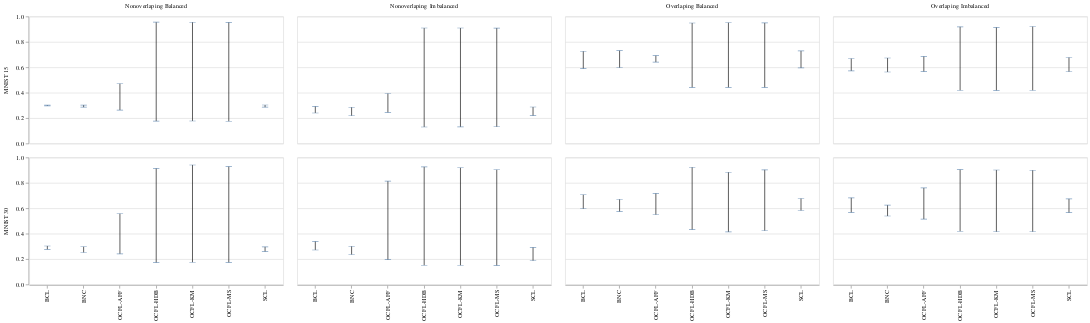

Write notebook code for a chart like this one.
### Code cell
# select only those rows where the attribute "dataset" is equal to "MNIST 15" or to "MNIST 30"
base = alt.Chart(dfl2[dfl2['dataset'].isin(['MNIST 15', 'MNIST 30'])]).encode(
    alt.X('index:N', title=None),
)

acc = base.mark_line().encode(
    alt.Y('PF1:Q', title='F1', axis=alt.Axis(tickCount = 5, tickRound=False)),
    alt.Y2('GF1:Q'),
)

pa = base.mark_tick(size=10).encode(
    alt.Y('PF1:Q', title=None),
)

ga = base.mark_tick(size=10).encode(
    alt.Y('GF1:Q', title=None),
)

    
((acc + pa + ga).properties(height=200, width=400)
    .facet(
        column=alt.Column('splitting:N', title=None), 
        row=alt.Column('dataset:N', title=None))
 .interactive())

### Figure 1 — Vega-Lite specification as saved in the notebook (floating-point values rounded to 4 significant figures)
{"config": {"view": {"continuousWidth": 300, "continuousHeight": 300}}, "data": {"name": "data-dedfbafbc693ab31ab0a6f653b206d53"}, "facet": {"column": {"field": "splitting", "title": null, "type": "nominal"}, "row": {"field": "dataset", "title": null, "type": "nominal"}}, "spec": {"layer": [{"mark": {"type": "line"}, "encoding": {"x": {"field": "index", "title": null, "type": "nominal"}, "y": {"axis": {"tickCount": 5, "tickRound": false}, "field": "PF1", "title": "F1", "type": "quantitative"}, "y2": {"field": "GF1"}}, "name": "view_4"}, {"mark": {"type": "tick", "size": 10}, "encoding": {"x": {"field": "index", "title": null, "type": "nominal"}, "y": {"field": "PF1", "title": null, "type": "quantitative"}}}, {"mark": {"type": "tick", "size": 10}, "encoding": {"x": {"field": "index", "title": null, "type": "nominal"}, "y": {"field": "GF1", "title": null, "type": "quantitative"}}}], "height": 200, "width": 400}, "params": [{"name": "param_4", "select": {"type": "interval", "encodings": ["x", "y"]}, "bind": "scales", "views": ["view_4"]}], "$schema": "https://vega.github.io/schema/vega-lite/v5.20.1.json", "datasets": {"data-dedfbafbc693ab31ab0a6f653b206d53": [{"index": "BNC", "PA": 0.8445, "PF1": 0.3025, "GA": 0.3912, "GF1": 0.2861, "DIST": 0.457, "scenario": "MNIST_15_nonoverlaping_balanced", "dataset": "MNIST 15", "splitting": "Nonoverlaping Balanced"}, {"index": "SCL", "PA": 0.8447, "PF1": 0.3029, "GA": 0.3915, "GF1": 0.2861, "DIST": 0.4571, "scenario": "MNIST_15_nonoverlaping_balanced", "dataset": "MNIST 15", "splitting": "Nonoverlaping Balanced"}, {"index": "BCL", "PA": 0.8422, "PF1": 0.3023, "GA": 0.4012, "GF1": 0.2967, "DIST": 0.4471, "scenario": "MNIST_15_nonoverlaping_balanced", "dataset": "MNIST 15", "splitting": "Nonoverlaping Balanced"}, {"index": "OCFL-KM", "PA": 0.9629, "PF1": 0.9552, "GA": 0.3237, "GF1": 0.1776, "DIST": 0.6419, "scenario": "MNIST_15_nonoverlaping_balanced", "dataset": "MNIST 15", "splitting": "Nonoverlaping Balanced"}, {"index": "OCFL-AFF", "PA": 0.8455, "PF1": 0.4707, "GA": 0.382, "GF1": 0.2634, "DIST": 0.4798, "scenario": "MNIST_15_nonoverlaping_balanced", "dataset": "MNIST 15", "splitting": "Nonoverlaping Balanced"}, {"index": "OCFL-MS", "PA": 0.9653, "PF1": 0.954, "GA": 0.3231, "GF1": 0.1756, "DIST": 0.6422, "scenario": "MNIST_15_nonoverlaping_balanced", "dataset": "MNIST 15", "splitting": "Nonoverlaping Balanced"}, {"index": "OCFL-HDB", "PA": 0.9614, "PF1": 0.9554, "GA": 0.3237, "GF1": 0.1763, "DIST": 0.6418, "scenario": "MNIST_15_nonoverlaping_balanced", "dataset": "MNIST 15", "splitting": "Nonoverlaping Balanced"}, {"index": "BNC", "PA": 0.8763, "PF1": 0.2856, "GA": 0.3174, "GF1": 0.2185, "DIST": 0.5761, "scenario": "MNIST_15_nonoverlaping_imbalanced", "dataset": "MNIST 15", "splitting": "Nonoverlaping Imbalanced"}, {"index": "SCL", "PA": 0.8769, "PF1": 0.2873, "GA": 0.3182, "GF1": 0.2194, "DIST": 0.5756, "scenario": "MNIST_15_nonoverlaping_imbalanced", "dataset": "MNIST 15", "splitting": "Nonoverlaping Imbalanced"}, {"index": "BCL", "PA": 0.8904, "PF1": 0.2927, "GA": 0.3372, "GF1": 0.2403, "DIST": 0.5629, "scenario": "MNIST_15_nonoverlaping_imbalanced", "dataset": "MNIST 15", "splitting": "Nonoverlaping Imbalanced"}, {"index": "OCFL-KM", "PA": 0.9687, "PF1": 0.9094, "GA": 0.2614, "GF1": 0.131, "DIST": 0.7144, "scenario": "MNIST_15_nonoverlaping_imbalanced", "dataset": "MNIST 15", "splitting": "Nonoverlaping Imbalanced"}, {"index": "OCFL-AFF", "PA": 0.8507, "PF1": 0.3935, "GA": 0.3383, "GF1": 0.2447, "DIST": 0.5284, "scenario": "MNIST_15_nonoverlaping_imbalanced", "dataset": "MNIST 15", "splitting": "Nonoverlaping Imbalanced"}, {"index": "OCFL-MS", "PA": 0.9719, "PF1": 0.9089, "GA": 0.2618, "GF1": 0.1318, "DIST": 0.7155, "scenario": "MNIST_15_nonoverlaping_imbalanced", "dataset": "MNIST 15", "splitting": "Nonoverlaping Imbalanced"}, {"index": "OCFL-HDB", "PA": 0.9685, "PF1": 0.9094, "GA": 0.261, "GF1": 0.1303, "DIST": 0.7143, "scenario": "MNIST_15_nonoverlaping_imbalanced", "dataset": "MNIST 15", "splitting": "Nonoverlaping Imbalanced"}, {"index": "BNC", "PA": 0.9334, "PF1": 0.5969, "GA": 0.7624, "GF1": 0.7312, "DIST": 0.1726, "scenario": "MNIST_15_overlaping_balanced", "dataset": "MNIST 15", "splitting": "Overlaping Balanced"}, {"index": "SCL", "PA": 0.9334, "PF1": 0.5953, "GA": 0.7607, "GF1": 0.7292, "DIST": 0.1744, "scenario": "MNIST_15_overlaping_balanced", "dataset": "MNIST 15", "splitting": "Overlaping Balanced"}, {"index": "BCL", "PA": 0.9316, "PF1": 0.59, "GA": 0.759, "GF1": 0.7267, "DIST": 0.1745, "scenario": "MNIST_15_overlaping_balanced", "dataset": "MNIST 15", "splitting": "Overlaping Balanced"}, {"index": "OCFL-KM", "PA": 0.9568, "PF1": 0.9512, "GA": 0.5728, "GF1": 0.4423, "DIST": 0.3854, "scenario": "MNIST_15_overlaping_balanced", "dataset": "MNIST 15", "splitting": "Overlaping Balanced"}, {"index": "OCFL-AFF", "PA": 0.9119, "PF1": 0.6919, "GA": 0.6969, "GF1": 0.6413, "DIST": 0.2253, "scenario": "MNIST_15_overlaping_balanced", "dataset": "MNIST 15", "splitting": "Overlaping Balanced"}, {"index": "OCFL-MS", "PA": 0.9549, "PF1": 0.9495, "GA": 0.572, "GF1": 0.4421, "DIST": 0.3844, "scenario": "MNIST_15_overlaping_balanced", "dataset": "MNIST 15", "splitting": "Overlaping Balanced"}, {"index": "OCFL-HDB", "PA": 0.9542, "PF1": 0.949, "GA": 0.5721, "GF1": 0.4418, "DIST": 0.3832, "scenario": "MNIST_15_overlaping_balanced", "dataset": "MNIST 15", "splitting": "Overlaping Balanced"}, {"index": "BNC", "PA": 0.9316, "PF1": 0.5633, "GA": 0.7125, "GF1": 0.6734, "DIST": 0.2202, "scenario": "MNIST_15_overlaping_imbalanced", "dataset": "MNIST 15", "splitting": "Overlaping Imbalanced"}, {"index": "SCL", "PA": 0.9316, "PF1": 0.5651, "GA": 0.7158, "GF1": 0.6774, "DIST": 0.2168, "scenario": "MNIST_15_overlaping_imbalanced", "dataset": "MNIST 15", "splitting": "Overlaping Imbalanced"}, {"index": "BCL", "PA": 0.9355, "PF1": 0.5717, "GA": 0.7084, "GF1": 0.6689, "DIST": 0.2277, "scenario": "MNIST_15_overlaping_imbalanced", "dataset": "MNIST 15", "splitting": "Overlaping Imbalanced"}, {"index": "OCFL-KM", "PA": 0.9614, "PF1": 0.9147, "GA": 0.5386, "GF1": 0.4185, "DIST": 0.4239, "scenario": "MNIST_15_overlaping_imbalanced", "dataset": "MNIST 15", "splitting": "Overlaping Imbalanced"}, {"index": "OCFL-AFF", "PA": 0.9042, "PF1": 0.686, "GA": 0.63, "GF1": 0.5664, "DIST": 0.2853, "scenario": "MNIST_15_overlaping_imbalanced", "dataset": "MNIST 15", "splitting": "Overlaping Imbalanced"}, {"index": "OCFL-MS", "PA": 0.9628, "PF1": 0.9212, "GA": 0.5402, "GF1": 0.4191, "DIST": 0.424, "scenario": "MNIST_15_overlaping_imbalanced", "dataset": "MNIST 15", "splitting": "Overlaping Imbalanced"}, {"index": "OCFL-HDB", "PA": 0.9624, "PF1": 0.9187, "GA": 0.5402, "GF1": 0.419, "DIST": 0.4233, "scenario": "MNIST_15_overlaping_imbalanced", "dataset": "MNIST 15", "splitting": "Overlaping Imbalanced"}, {"index": "BNC", "PA": 0.8106, "PF1": 0.297, "GA": 0.3642, "GF1": 0.2521, "DIST": 0.4526, "scenario": "MNIST_30_nonoverlaping_balanced", "dataset": "MNIST 30", "splitting": "Nonoverlaping Balanced"}, {"index": "SCL", "PA": 0.8035, "PF1": 0.296, "GA": 0.3683, "GF1": 0.259, "DIST": 0.447, "scenario": "MNIST_30_nonoverlaping_balanced", "dataset": "MNIST 30", "splitting": "Nonoverlaping Balanced"}, {"index": "BCL", "PA": 0.8247, "PF1": 0.3031, "GA": 0.3832, "GF1": 0.2769, "DIST": 0.4496, "scenario": "MNIST_30_nonoverlaping_balanced", "dataset": "MNIST 30", "splitting": "Nonoverlaping Balanced"}, {"index": "OCFL-KM", "PA": 0.9435, "PF1": 0.9412, "GA": 0.3158, "GF1": 0.1752, "DIST": 0.6338, "scenario": "MNIST_30_nonoverlaping_balanced", "dataset": "MNIST 30", "splitting": "Nonoverlaping Balanced"}, {"index": "OCFL-AFF", "PA": 0.8398, "PF1": 0.5571, "GA": 0.3652, "GF1": 0.2415, "DIST": 0.505, "scenario": "MNIST_30_nonoverlaping_balanced", "dataset": "MNIST 30", "splitting": "Nonoverlaping Balanced"}, {"index": "OCFL-MS", "PA": 0.9349, "PF1": 0.9282, "GA": 0.3158, "GF1": 0.1738, "DIST": 0.6256, "scenario": "MNIST_30_nonoverlaping_balanced", "dataset": "MNIST 30", "splitting": "Nonoverlaping Balanced"}, {"index": "OCFL-HDB", "PA": 0.9249, "PF1": 0.9141, "GA": 0.3145, "GF1": 0.1726, "DIST": 0.6213, "scenario": "MNIST_30_nonoverlaping_balanced", "dataset": "MNIST 30", "splitting": "Nonoverlaping Balanced"}, {"index": "BNC", "PA": 0.7699, "PF1": 0.3009, "GA": 0.3396, "GF1": 0.2358, "DIST": 0.451, "scenario": "MNIST_30_nonoverlaping_imbalanced", "dataset": "MNIST 30", "splitting": "Nonoverlaping Imbalanced"}, {"index": "SCL", "PA": 0.7588, "PF1": 0.2926, "GA": 0.3013, "GF1": 0.187, "DIST": 0.4763, "scenario": "MNIST_30_nonoverlaping_imbalanced", "dataset": "MNIST 30", "splitting": "Nonoverlaping Imbalanced"}, {"index": "BCL", "PA": 0.8142, "PF1": 0.3393, "GA": 0.3717, "GF1": 0.2718, "DIST": 0.4552, "scenario": "MNIST_30_nonoverlaping_imbalanced", "dataset": "MNIST 30", "splitting": "Nonoverlaping Imbalanced"}, {"index": "OCFL-KM", "PA": 0.9634, "PF1": 0.9188, "GA": 0.2909, "GF1": 0.1514, "DIST": 0.6787, "scenario": "MNIST_30_nonoverlaping_imbalanced", "dataset": "MNIST 30", "splitting": "Nonoverlaping Imbalanced"}, {"index": "OCFL-AFF", "PA": 0.8931, "PF1": 0.814, "GA": 0.3187, "GF1": 0.1953, "DIST": 0.5929, "scenario": "MNIST_30_nonoverlaping_imbalanced", "dataset": "MNIST 30", "splitting": "Nonoverlaping Imbalanced"}, {"index": "OCFL-MS", "PA": 0.95, "PF1": 0.903, "GA": 0.2889, "GF1": 0.1501, "DIST": 0.6711, "scenario": "MNIST_30_nonoverlaping_imbalanced", "dataset": "MNIST 30", "splitting": "Nonoverlaping Imbalanced"}, {"index": "OCFL-HDB", "PA": 0.9749, "PF1": 0.9258, "GA": 0.2919, "GF1": 0.1518, "DIST": 0.6855, "scenario": "MNIST_30_nonoverlaping_imbalanced", "dataset": "MNIST 30", "splitting": "Nonoverlaping Imbalanced"}, {"index": "BNC", "PA": 0.8791, "PF1": 0.5742, "GA": 0.7087, "GF1": 0.6707, "DIST": 0.1753, "scenario": "MNIST_30_overlaping_balanced", "dataset": "MNIST 30", "splitting": "Overlaping Balanced"}, {"index": "SCL", "PA": 0.8856, "PF1": 0.5824, "GA": 0.7134, "GF1": 0.677, "DIST": 0.1772, "scenario": "MNIST_30_overlaping_balanced", "dataset": "MNIST 30", "splitting": "Overlaping Balanced"}, {"index": "BCL", "PA": 0.9069, "PF1": 0.596, "GA": 0.7389, "GF1": 0.7063, "DIST": 0.1709, "scenario": "MNIST_30_overlaping_balanced", "dataset": "MNIST 30", "splitting": "Overlaping Balanced"}, {"index": "OCFL-KM", "PA": 0.8949, "PF1": 0.8841, "GA": 0.5347, "GF1": 0.4138, "DIST": 0.3652, "scenario": "MNIST_30_overlaping_balanced", "dataset": "MNIST 30", "splitting": "Overlaping Balanced"}, {"index": "OCFL-AFF", "PA": 0.8904, "PF1": 0.7173, "GA": 0.6248, "GF1": 0.5493, "DIST": 0.2875, "scenario": "MNIST_30_overlaping_balanced", "dataset": "MNIST 30", "splitting": "Overlaping Balanced"}, {"index": "OCFL-MS", "PA": 0.9115, "PF1": 0.9029, "GA": 0.5461, "GF1": 0.4235, "DIST": 0.3699, "scenario": "MNIST_30_overlaping_balanced", "dataset": "MNIST 30", "splitting": "Overlaping Balanced"}, {"index": "OCFL-HDB", "PA": 0.9301, "PF1": 0.9234, "GA": 0.5542, "GF1": 0.4319, "DIST": 0.3786, "scenario": "MNIST_30_overlaping_balanced", "dataset": "MNIST 30", "splitting": "Overlaping Balanced"}, {"index": "BNC", "PA": 0.8605, "PF1": 0.5388, "GA": 0.6616, "GF1": 0.6247, "DIST": 0.2059, "scenario": "MNIST_30_overlaping_imbalanced", "dataset": "MNIST 30", "splitting": "Overlaping Imbalanced"}, {"index": "SCL", "PA": 0.9021, "PF1": 0.5654, "GA": 0.7052, "GF1": 0.6741, "DIST": 0.1993, "scenario": "MNIST_30_overlaping_imbalanced", "dataset": "MNIST 30", "splitting": "Overlaping Imbalanced"}, {"index": "BCL", "PA": 0.9015, "PF1": 0.5673, "GA": 0.7131, "GF1": 0.6823, "DIST": 0.1924, "scenario": "MNIST_30_overlaping_imbalanced", "dataset": "MNIST 30", "splitting": "Overlaping Imbalanced"}, {"index": "OCFL-KM", "PA": 0.9293, "PF1": 0.9013, "GA": 0.5341, "GF1": 0.4151, "DIST": 0.3963, "scenario": "MNIST_30_overlaping_imbalanced", "dataset": "MNIST 30", "splitting": "Overlaping Imbalanced"}, {"index": "OCFL-AFF", "PA": 0.8823, "PF1": 0.7602, "GA": 0.5934, "GF1": 0.515, "DIST": 0.3221, "scenario": "MNIST_30_overlaping_imbalanced", "dataset": "MNIST 30", "splitting": "Overlaping Imbalanced"}, {"index": "OCFL-MS", "PA": 0.9273, "PF1": 0.8998, "GA": 0.5338, "GF1": 0.4155, "DIST": 0.3959, "scenario": "MNIST_30_overlaping_imbalanced", "dataset": "MNIST 30", "splitting": "Overlaping Imbalanced"}, {"index": "OCFL-HDB", "PA": 0.9334, "PF1": 0.9042, "GA": 0.5396, "GF1": 0.4194, "DIST": 0.397, "scenario": "MNIST_30_overlaping_imbalanced", "dataset": "MNIST 30", "splitting": "Overlaping Imbalanced"}]}}
